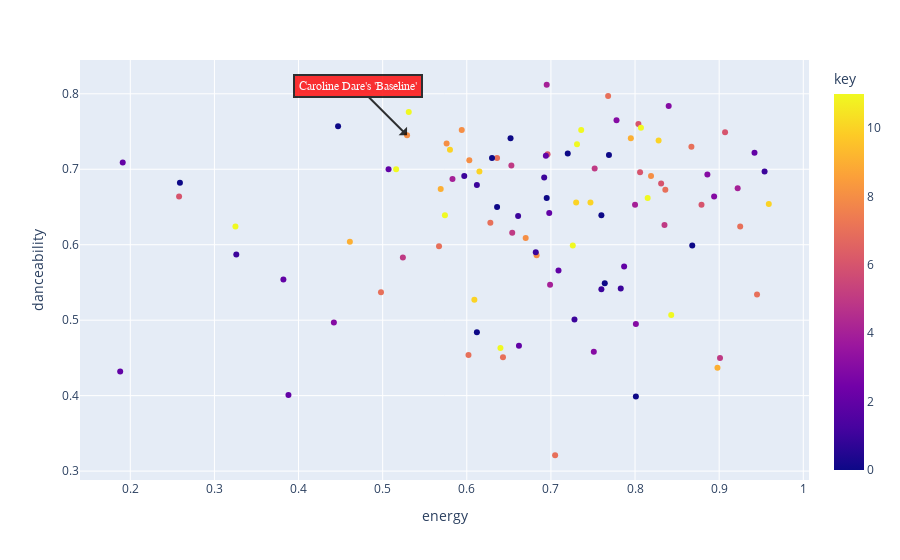

The cell this chart's notebook holds for it:
### Code cell
hover_columns = ['name', 'artist', 'added_at', 'tempo', 'valence']
fig = px.scatter(most_recently_added, x="energy", y='danceability', color='key', color_discrete_sequence=px.colors.qualitative.Bold, hover_data=hover_columns)

# Find the index of the song "Shape of You" in the most_recently_added dataframe
song_index = most_recently_added[most_recently_added['name'] == 'Baseline'].index[0]

# Get the x and y coordinates of the point corresponding to the song
x_coord = most_recently_added.loc[song_index, 'energy']
y_coord = most_recently_added.loc[song_index, 'danceability']

# Create the arrow and text annotation
fig.add_annotation(
    x=x_coord,
    y=y_coord,
    ax=x_coord-50,
    ay=y_coord-50,
    text="Caroline Dare's 'Baseline'",
    arrowhead=1,
    showarrow=True,
    font=dict(
        family="Courier New, monospace",
        size=12,
        color="#ffffff"
    ),
    align="center",
    arrowcolor="black",
    arrowwidth=2,
    arrowsize=1,
    bordercolor="black",
    borderwidth=2,
    borderpad=4,
    bgcolor="red",
    opacity=0.8
)

# Show the plot
fig.show()

### Figure 1 — Plotly figure (JSON) as saved in the notebook; plotly's stock layout.template omitted (floating-point values rounded to 4 significant figures; data arrays with more than 128 entries replaced by an {"elided": "..."} marker saying what was removed)
{"data": [{"customdata": {"elided": "100x5 mixed values"}, "hovertemplate": "energy=%{x}<br>danceability=%{y}<br>name=%{customdata[0]}<br>artist=%{customdata[1]}<br>added_at=%{customdata[2]}<br>tempo=%{customdata[3]}<br>valence=%{customdata[4]}<br>key=%{marker.color}<extra></extra>", "legendgroup": "", "marker": {"color": [1, 8, 4, 4, 0, 1, 11, 0, 3, 0, 7, 2, 10, 10, 0, 11, 4, 6, 4, 1, 7, 8, 8, 3, 2, 0, 11, 5, 5, 2, 7, 5, 11, 3, 6, 1, 6, 7, 9, 1, 11, 11, 2, 7, 7, 1, 11, 0, 1, 7, 2, 8, 7, 0, 2, 0, 3, 1, 10, 11, 0, 0, 10, 7, 1, 10, 2, 5, 6, 9, 8, 7, 11, 6, 3, 11, 6, 9, 5, 6, 2, 0, 0, 5, 10, 2, 0, 7, 3, 10, 11, 3, 2, 8, 2, 8, 4, 9, 1, 7], "coloraxis": "coloraxis", "symbol": "circle"}, "mode": "markers", "name": "", "orientation": "v", "showlegend": false, "type": "scatter", "x": [0.728, 0.576, 0.583, 0.8, 0.612, 0.612, 0.726, 0.447, 0.84, 0.801, 0.768, 0.507, 0.73, 0.609, 0.695, 0.731, 0.699, 0.831, 0.695, 0.954, 0.705, 0.683, 0.529, 0.778, 0.388, 0.764, 0.574, 0.835, 0.654, 0.787, 0.602, 0.524, 0.736, 0.894, 0.879, 0.783, 0.806, 0.628, 0.461, 0.682, 0.815, 0.64, 0.709, 0.925, 0.643, 0.597, 0.843, 0.652, 0.76, 0.636, 0.191, 0.67, 0.498, 0.63, 0.382, 0.259, 0.886, 0.692, 0.828, 0.531, 0.868, 0.72, 0.58, 0.945, 0.661, 0.615, 0.942, 0.653, 0.804, 0.795, 0.603, 0.567, 0.807, 0.258, 0.751, 0.325, 0.907, 0.898, 0.752, 0.696, 0.662, 0.636, 0.769, 0.901, 0.959, 0.698, 0.76, 0.867, 0.801, 0.747, 0.516, 0.442, 0.188, 0.594, 0.694, 0.819, 0.922, 0.569, 0.326, 0.836], "xaxis": "x", "y": [0.501, 0.734, 0.687, 0.653, 0.484, 0.679, 0.599, 0.757, 0.784, 0.399, 0.797, 0.7, 0.656, 0.527, 0.662, 0.733, 0.547, 0.681, 0.812, 0.697, 0.321, 0.586, 0.745, 0.765, 0.401, 0.549, 0.639, 0.626, 0.616, 0.571, 0.454, 0.583, 0.752, 0.664, 0.653, 0.542, 0.696, 0.629, 0.604, 0.59, 0.662, 0.463, 0.566, 0.624, 0.451, 0.691, 0.507, 0.741, 0.541, 0.715, 0.709, 0.609, 0.537, 0.715, 0.554, 0.682, 0.693, 0.689, 0.738, 0.776, 0.599, 0.721, 0.726, 0.534, 0.638, 0.697, 0.722, 0.705, 0.76, 0.741, 0.712, 0.598, 0.755, 0.664, 0.458, 0.624, 0.749, 0.437, 0.701, 0.72, 0.466, 0.65, 0.719, 0.45, 0.654, 0.642, 0.639, 0.73, 0.495, 0.656, 0.7, 0.497, 0.432, 0.752, 0.718, 0.691, 0.675, 0.674, 0.587, 0.673], "yaxis": "y"}], "layout": {"annotations": [{"align": "center", "arrowcolor": "black", "arrowhead": 1, "arrowsize": 1, "arrowwidth": 2, "ax": -49.47, "ay": -49.26, "bgcolor": "red", "bordercolor": "black", "borderpad": 4, "borderwidth": 2, "font": {"color": "#ffffff", "family": "Courier New, monospace", "size": 12}, "opacity": 0.8, "showarrow": true, "text": "Caroline Dare's 'Baseline'", "x": 0.529, "y": 0.745}], "coloraxis": {"colorbar": {"title": {"text": "key"}}, "colorscale": [[0, "#0d0887"], [0.1111, "#46039f"], [0.2222, "#7201a8"], [0.3333, "#9c179e"], [0.4444, "#bd3786"], [0.5556, "#d8576b"], [0.6667, "#ed7953"], [0.7778, "#fb9f3a"], [0.8889, "#fdca26"], [1, "#f0f921"]]}, "legend": {"tracegroupgap": 0}, "margin": {"t": 60}, "xaxis": {"anchor": "y", "domain": [0, 1], "title": {"text": "energy"}}, "yaxis": {"anchor": "x", "domain": [0, 1], "title": {"text": "danceability"}}}}
